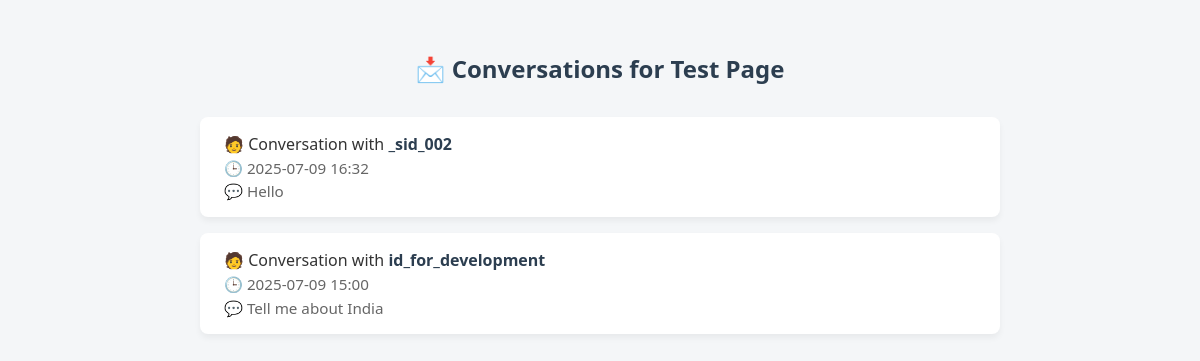
The app's page /conversations/467200093137395/ (signed in), older data.
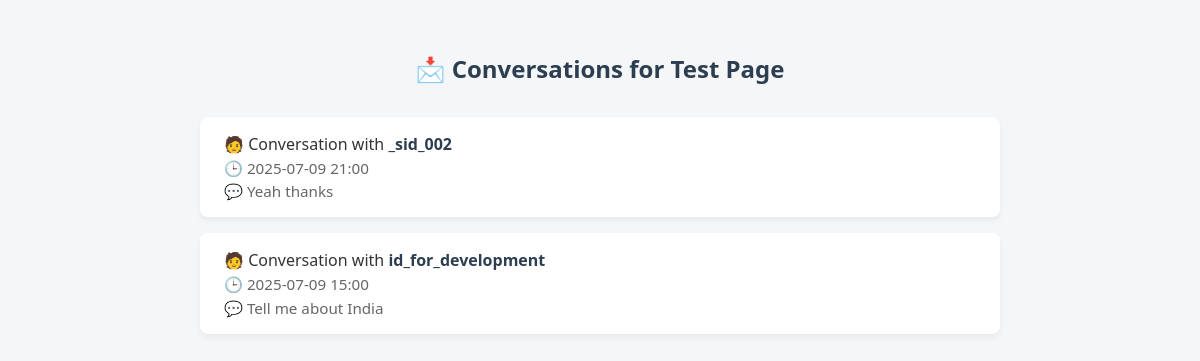
The same page, newer data.
### core/models.py (models this page shows, shortened)
class InstagramSenderDetails(models.Model):
    ig_user_id = models.CharField(max_length=255, unique=True)
    username = models.CharField(max_length=255, null=True, blank=True)
    conversation_id = models.CharField(max_length=255)
    page = models.ForeignKey(FacebookPage, on_delete=models.CASCADE)
    last_message_text = models.TextField(null=True, blank=True)
    last_message_time = models.DateTimeField(null=True, blank=True)

### core/views.py (the view)
# urls.py: path("conversations/<str:page_id>/", views.list_conversations_view, name="conversation_list"),
@login_required
def list_conversations_view(request, page_id):
    try:
        page = FacebookPage.objects.get(page_id=page_id)
        page_name = page.page_name
    except FacebookPage.DoesNotExist:
        return JsonResponse({"error": "Page not found"}, status=404)
    senders = InstagramSenderDetails.objects.filter(
        page=page
    ).exclude(
        ig_user_id=page.instagram_business_account_id
    ).order_by('-last_message_time')
    return render(request, "core/conversation_list.html", {
        "senders": senders,
        "page_id": page_id,
        "page_name": page_name
    })

### core/templates/core/conversation_list.html (shortened to what this page needs)
<!DOCTYPE html>
<html lang="en">
<head>
</head>
<body>
  <h2>📩 Conversations for {{ page_name }}</h2>
  <ul class="conversation-list">
    {% for sender in senders %}
      <li class="conversation-item">
        <a class="conversation-link" href="{% url 'conversation_view' sender.ig_user_id page_id %}">
          🧑 Conversation with <strong>{{ sender.username|default:"Unknown User" }}</strong>
          <div class="conversation-meta">🕒 {{ sender.last_message_time|date:"Y-m-d H:i" }}</div>
          <div class="conversation-meta">💬 {{ sender.last_message_text|default:"No message" }}</div>
        </a>
      </li>
    {% empty %}
      <li class="empty-msg">No conversations found.</li>
    {% endfor %}
  </ul>
</body>
</html>

Row changes from the older to the newer data that the page shows:
changed InstagramSenderDetails "_sid_002": last_message_time "2025-07-09 16:32" → "2025-07-09 21:00"; last_message_text "Hello" → "Yeah thanks"
